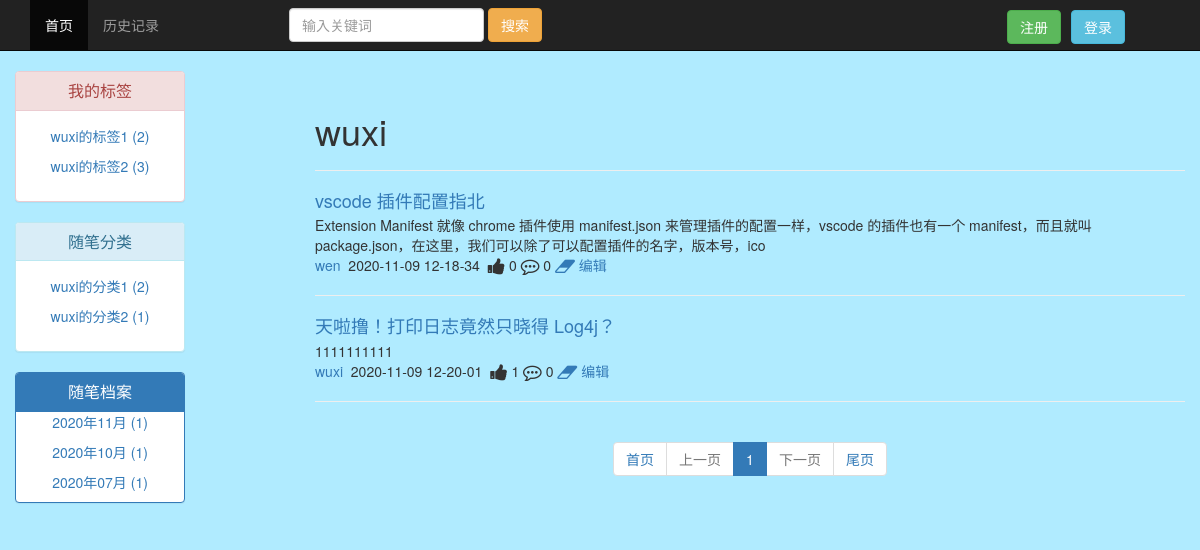
/blogsite/wuxi/archive/2020/11.html, run on the app's committed database.
### blog/models.py (models this page shows, shortened)
class Tag(models.Model):
    name = models.CharField(max_length=32, verbose_name='标签名称')
    blog = models.ForeignKey(to='Blog', verbose_name='关联博客', on_delete=models.CASCADE)

class Category(models.Model):
    name = models.CharField(max_length=32, verbose_name='分类名称')
    blog = models.ForeignKey(to='Blog', verbose_name='关联博客', on_delete=models.CASCADE)

class User(AbstractUser):
    phone = models.CharField(max_length=15, verbose_name='电话号码')
    head = models.FileField(default='head/default.png', upload_to='head/', verbose_name='头像')
    blog = models.OneToOneField(to='Blog', verbose_name='关联博客', on_delete=models.CASCADE, null=True)

class Article(models.Model):
    name = models.CharField(max_length=32, verbose_name='文章名称')
    description = models.CharField(max_length=128, verbose_name='文章描述')
    content = models.TextField(verbose_name='文章内容')
    create_time = models.DateTimeField(auto_now_add=True, null=True)
    up_num = models.IntegerField(verbose_name='点赞数', default=0)
    down_num = models.IntegerField(verbose_name='点踩数', default=0)
    commit_num = models.IntegerField(verbose_name='评论数', default=0)
    blog = models.ForeignKey(to='Blog', verbose_name='关联博客', on_delete=models.CASCADE, null=True)
    category = models.ForeignKey(to='Category', verbose_name='关联分类', on_delete=models.CASCADE)
    tag = models.ManyToManyField(to='Tag', verbose_name='关联标签')

### blog/views.py (the view)
# urls.py: re_path(r'^blogsite/(?P<name>\w+)/(?P<query>category|tag|archive)/(?P<condition>.*?).html$', views.blogsite),
def blogsite(request, name, **kwargs):
    if request.method == 'GET':
        user = models.User.objects.filter(username=name).first()
        if user:
            article_list = models.Article.objects.filter(blog=user.blog)
            query = kwargs.get('query')
            condition = kwargs.get('condition')
            if query == 'category':
                article_list = models.Article.objects.filter(category_id=condition)
            elif query == 'tag':
                article_list = models.Article.objects.filter(tag__id=condition)
            elif query == 'archive':
                year, month = kwargs.get('condition').split('/')
                article_list = models.Article.objects.filter(create_time__year=year, create_time__month=month)
            current_page = request.GET.get('page', 1)
            all_count = article_list.count()
            page_obj = utils.Pagination(current_page=current_page, all_count=all_count, per_page_num=2)
            page_queryset = article_list[page_obj.start:page_obj.end]
            return render(request, 'blogsite.html', locals())
        else:
            return HttpResponse('404')

### blog/templatetags/blogsiteleft.py (called while the page is built)
@register.inclusion_tag('left.html')
def left(name):
    user = models.User.objects.filter(username=name).first()
    category_list = models.Category.objects.filter(blog=user.blog).annotate(num=Count('article__id')).values_list(
        'name',
        'num',
        'id')
    tag_list = models.Tag.objects.filter(blog=user.blog).annotate(num=Count('article__id')).values_list('name', 'num',
                                                                                                        'id')
    month_list = models.Article.objects.filter(blog=user.blog).annotate(month=TruncMonth('create_time')).values(
        'month').annotate(num=Count('pk')).order_by('-month').values_list('month', 'num')
    return {'name': name, 'category_list': category_list, 'tag_list': tag_list, 'month_list': month_list}

### blog/utils.py (called while the page is built)
    @property
    def start(self):
        return (self.current_page - 1) * self.per_page_num

    @property
    def end(self):
        return self.current_page * self.per_page_num

### templates/blogsite.html (shortened to what this page needs)
{% extends 'base.html' %}
{% block core %}
    <div class="container-fluid">
        <div class="row">
            <div class="col-md-2">
                {% load blogsiteleft %}
                {% left user.username %}
            </div>
            <div class="col-md-9 col-md-offset-1">
                <div class="page-header">
                    <h1>{{ user.username }}<small></small></h1>
                </div>
                <div class="article">
                    {% for article in page_queryset %}
                        <div class="media">
                            <h4 class="media-heading"><a
                                    href="/{{ user.username }}/article_detail/{{ article.id }}.html/">{{ article.name }}</a>
                            </h4>
                            <div class="media-body">
                                {{ article.description }}
                            </div>
                            <div class="article_bottom "><span><a
                                    href="/blogsite/{{ article.blog.user.username }}/">{{ article.blog.user.username }}</a></span>
                                &nbsp;<span>{{ article.create_time|date:'Y-m-d H-i-s' }}</span>
                                &nbsp;<span><i class="fa fa-thumbs-up fa-lg"></i>&nbsp;{{ article.up_num }}</span>
                                <span class=""><i
                                        class="fa fa-commenting-o fa-lg"></i>&nbsp;{{ article.commit_num }}</span>
                                <span><a href=""><i class="fa fa-eraser fa-lg"></i>&nbsp;编辑</a></span>
                            </div>
                        </div>
                        <hr>
                    {% endfor %}
                    <div class="text-center">{{ page_obj.page_html|safe }}</div>
                </div>
            </div>
        </div>
    </div>
{% endblock %}

### templates/left.html
<div class="text-center">
    <div class="panel panel-danger">
        <div class="panel-heading">
            <h3 class="panel-title">我的标签</h3>
        </div>
        <div class="panel-body">
            {% for tag in tag_list %}
                <p><a href="/blogsite/{{ name }}/tag/{{ tag.2 }}.html">{{ tag.0 }}&nbsp;({{ tag.1 }})</a></p>
            {% endfor %}
        </div>
    </div>
    <div class="panel panel-info">
        <div class="panel-heading">
            <h3 class="panel-title">随笔分类</h3>
        </div>
        <div class="panel-body">
            {% for category in category_list %}
                <p><a href="/blogsite/{{ name }}/category/{{ category.2 }}.html">{{ category.0 }}&nbsp;({{ category.1 }})</a>
                </p>
            {% endfor %}
        </div>
    </div>
    <div class="panel panel-primary">
        <div class="panel-heading">
            <h3 class="panel-title">随笔档案</h3>
        </div>
        {% for month in month_list %}
            <p><a href="/blogsite/{{ name }}/archive/{{ month.0|date:'Y/m' }}.html">
                {{ month.0|date:'Y年m月' }}&nbsp;({{ month.1 }})</a></p>
        {% endfor %}
    </div>
</div>

### templates/blogsite.html (style rules this page uses)
body { background-color: rgba(0,191,255,0.31); }

### data on the page
Tag: name "wuxi的标签1", tag "2"
Tag: name "wuxi的标签2", tag "3"
Category: name "wuxi的分类1", category "2"
Category: name "wuxi的分类2", blog "1"
User: username "wuxi"
Article: name "vscode 插件配置指北", description "Extension Manifest 就像 chrome 插件使用 manifest.json 来管理插件的配置一样，vscode 的插件也有一个 manifest，而且就叫 package.json，在这里，我们可以除了可以配置插件的名字，版本号，ico", blog.user.username "wen", create_time "2020-11-09 12-18-34", up_num "0", commit_num "0"
Article: name "天啦撸！打印日志竟然只晓得 Log4j？", description "1111111111", blog.user.username "wuxi", create_time "2020-11-09 12-20-01", up_num "1", commit_num "0"

### other printed values
{{ month.0|date:'Y年m月' }} "2020年11月" "2020年10月" "2020年07月"
{{ month.1 }} "1" "1" "1"
{{ page_obj.page_html|safe }} "首页 上一页 1 下一页 尾页"
